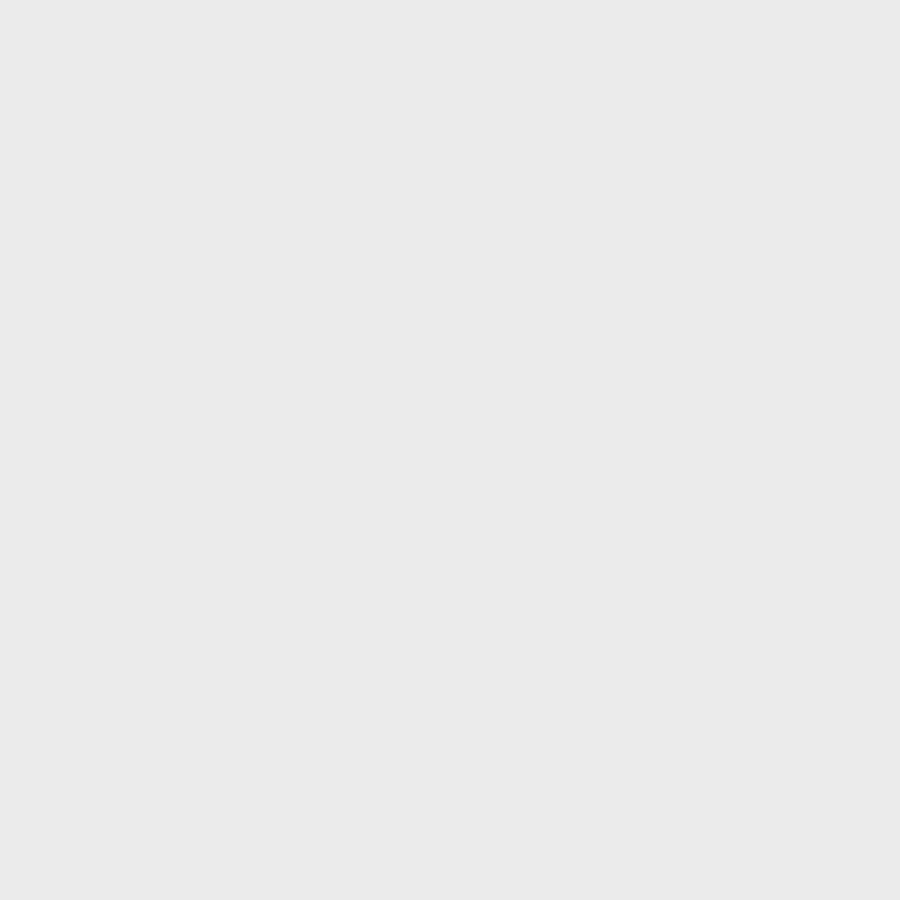
Frame 1 (no input)
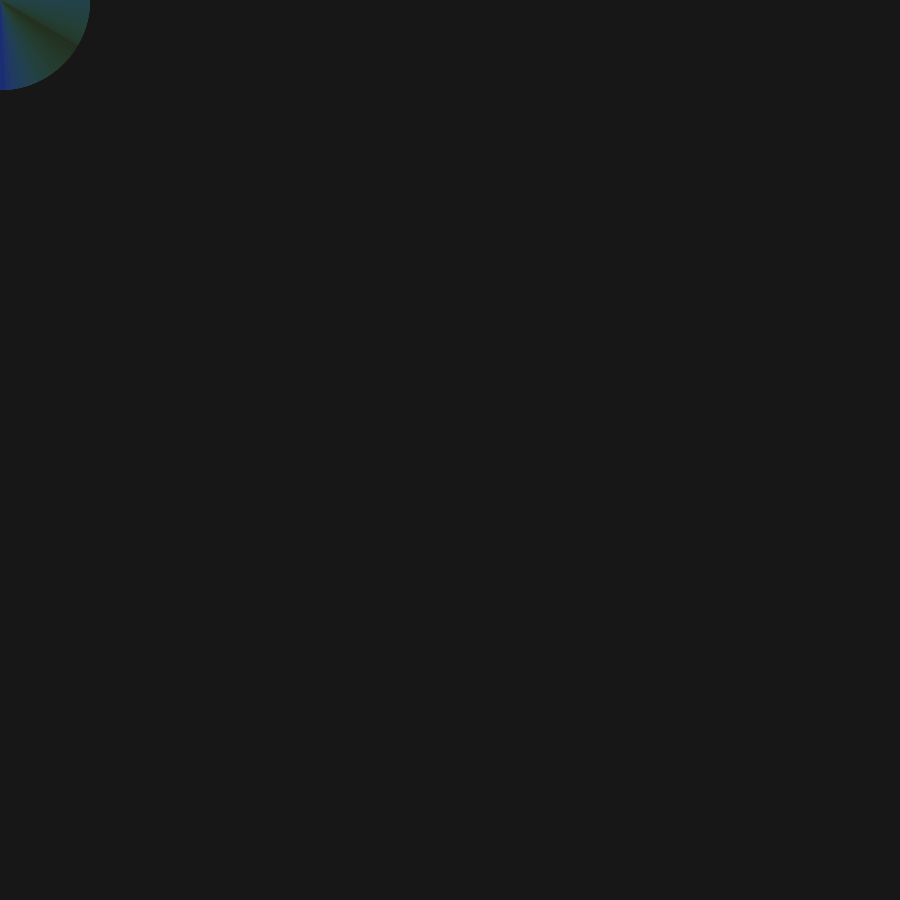
Frame 60 (no input)
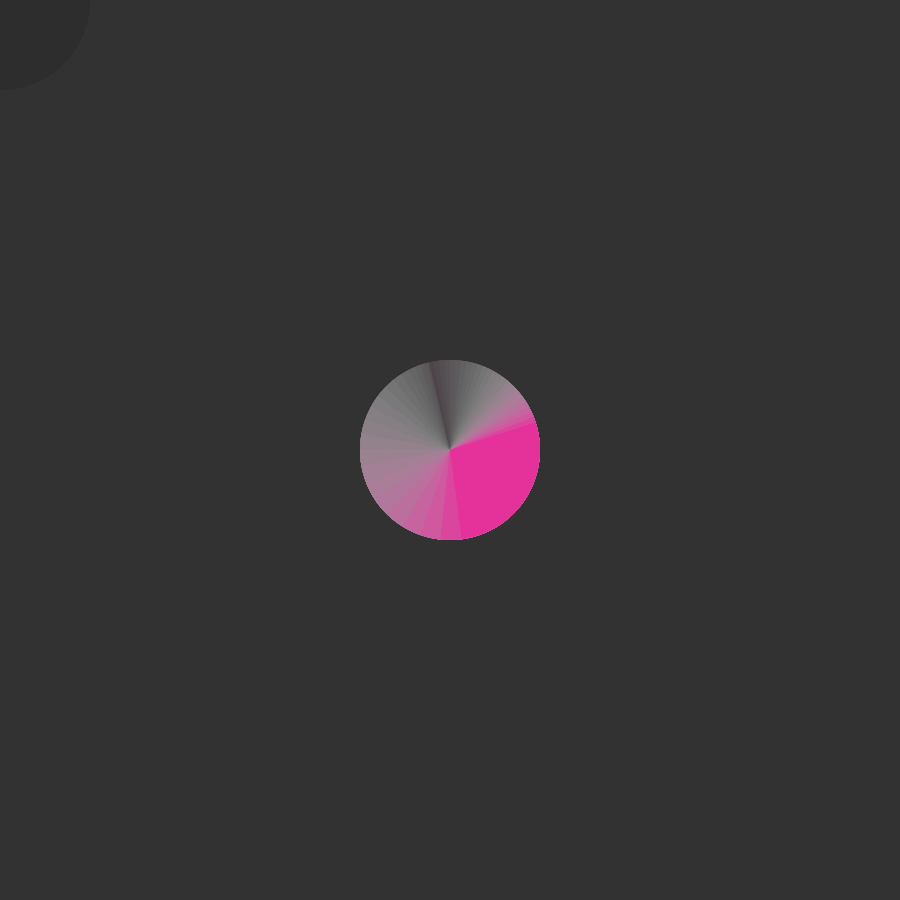
Frame 120 (the mouse pressed at the canvas centre since frame 60)

The p5.js sketch that drew these frames (run headless with seeded random() and noise() and a simulated clock; from frame 60 on, the mouse is pressed at the canvas centre):

// p5.js sketch
// ── sketch.js

function setup() {
    createCanvas(900,900);
}  

function draw() {
    background(abs(sin(frameCount*0.005)*100),20);
    //translate(width/2,height/2);
    noStroke();
    fill(abs(cos(frameCount*0.03))*255,abs(cos(frameCount*0.09))*255,abs(cos(frameCount*0.06))*255,)
    //arc(mouseX,mouseY,180,180, -PI/2 ,abs(sin(frameCount*0.05)*2*PI)-PI/2,PIE);
    translate(mouseX,mouseY);
    rotate((frameCount*0.02)*PI);
    arc(0,0,180,180, -PI/2 ,abs(sin(frameCount*0.05)*2*PI)-PI/2,PIE);
}
